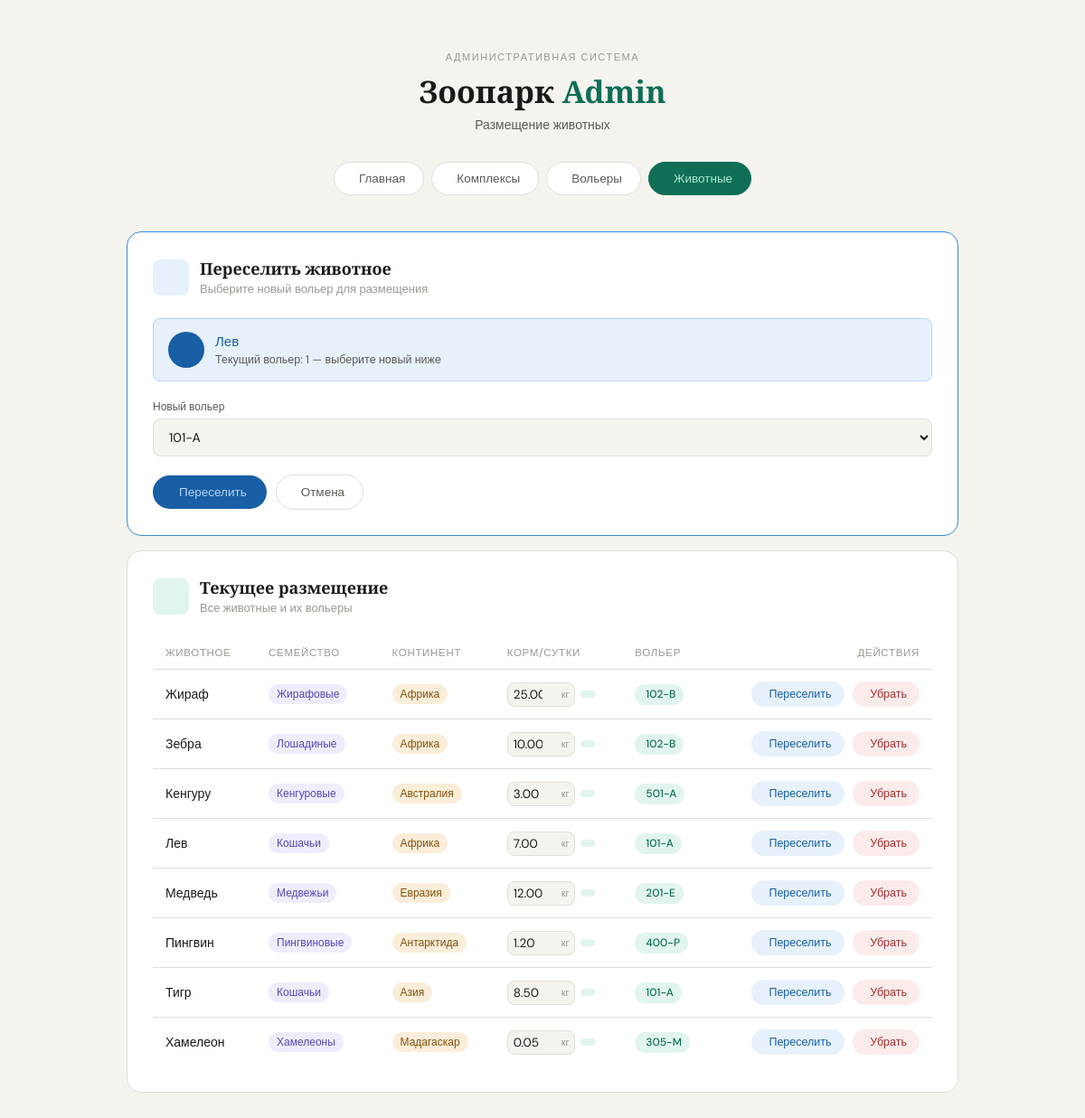
/animals.php?action=edit&specie_id=4&room_id=1, run on the app's committed database.
### tables this page shows
CREATE TABLE `animal_placement` (
  `id_species` int(11) NOT NULL,
  `id_room` int(11) NOT NULL
);

CREATE TABLE `animal_species` (
  `id_specie` int(11) NOT NULL,
  `family` varchar(45) NOT NULL,
  `continent` varchar(45) NOT NULL,
  `daily_food` decimal(6,2) NOT NULL,
  `species_name` varchar(45) NOT NULL
);

CREATE TABLE `rooms` (
  `id_room` int(11) NOT NULL,
  `room_number` varchar(45) NOT NULL,
  `has_water` tinyint(1) NOT NULL,
  `has_heating` tinyint(1) NOT NULL,
  `id_complexes` int(11) NOT NULL,
  `total_animals` int(11) NOT NULL
);

### animals.php (the view, shortened to what this page needs)
<?php
require_once 'login.php';
try {
    $pdo = new PDO($attr, $user, $pass, $opts);
    $edit_row = null;
    if (isset($_GET['action']) && $_GET['action'] === 'edit') {
        $s_id = (int)$_GET['specie_id'];
        $r_id = (int)$_GET['room_id'];
        $stmt = $pdo->prepare("SELECT p.*, s.species_name FROM animal_placement p JOIN animal_species s ON p.id_species = s.id_specie WHERE p.id_species = ? AND p.id_room = ?");
        $stmt->execute([$s_id, $r_id]);
        $edit_row = $stmt->fetch();
    }
    $rooms   = $pdo->query("SELECT * FROM rooms ORDER BY room_number")->fetchAll();
    $query = "SELECT p.id_species, p.id_room, s.species_name, s.family, s.continent, s.daily_food, r.room_number
              FROM animal_placement p
              JOIN animal_species s ON p.id_species = s.id_specie
              JOIN rooms r ON p.id_room = r.id_room
              ORDER BY s.species_name ASC";
    $result = $pdo->query($query);
} catch (PDOException $e) {
    die("Ошибка СУБД: " . $e->getMessage());
}
?>
<!DOCTYPE html>
<html lang="ru">
<head>
    <link rel="stylesheet" href="https://cdn.jsdelivr.net/npm/@tabler/icons-webfont@latest/dist/tabler-icons.min.css">
</head>
<body>
<header class="site-header">
    <div class="eyebrow">Административная система</div>
    <h1 class="site-title">Зоопарк <em>Admin</em></h1>
    <p class="site-sub">Размещение животных</p>
</header>
<nav>
    <a href="index.php"     class="nav-btn"><i class="ti ti-layout-dashboard"></i> Главная</a>
    <a href="complexes.php" class="nav-btn"><i class="ti ti-building-estate"></i> Комплексы</a>
    <a href="rooms.php"     class="nav-btn"><i class="ti ti-door"></i> Вольеры</a>
    <a href="animals.php"   class="nav-btn active"><i class="ti ti-paw"></i> Животные</a>
</nav>
<main class="content">
    <?php if ($edit_row): ?>
    <div class="card card-edit">
        <div class="card-header">
            <div class="card-icon icon-blue"><i class="ti ti-replace"></i></div>
            <div>
                <div class="card-title">Переселить животное</div>
                <div class="card-subtitle">Выберите новый вольер для размещения</div>
            </div>
        </div>
        <div class="animal-banner">
            <div class="animal-avatar"><i class="ti ti-paw"></i></div>
            <div>
                <div class="animal-name"><?= htmlspecialchars($edit_row['species_name']) ?></div>
                <div class="animal-hint">Текущий вольер: <?= htmlspecialchars($edit_row['id_room']) ?> — выберите новый ниже</div>
            </div>
        </div>
        <form method="POST" action="animals.php">
            <div class="form-grid">
                <div class="field-group">
                    <label class="field-label">Новый вольер</label>
                    <select class="field-input blue" name="new_room_id" required>
                        <?php foreach ($rooms as $r): ?>
                            <option value="<?= $r['id_room'] ?>" <?= $r['id_room'] == $edit_row['id_room'] ? 'selected' : '' ?>>
                                <?= htmlspecialchars($r['room_number']) ?>
                            </option>
                        <?php endforeach; ?>
                    </select>
                </div>
            </div>
            <div class="form-actions">
                <button type="submit" name="edit_placement" class="btn-submit btn-submit-blue">
                    <i class="ti ti-replace"></i> Переселить
                </button>
                <a href="animals.php" class="btn-cancel">
                    <i class="ti ti-x"></i> Отмена
                </a>
            </div>
        </form>
    </div>
    <?php endif; ?>
    <div class="card">
        <div class="card-header">
            <div class="card-icon icon-green"><i class="ti ti-paw"></i></div>
            <div>
                <div class="card-title">Текущее размещение</div>
                <div class="card-subtitle">Все животные и их вольеры</div>
            </div>
        </div>
        <div class="table-wrap">
            <table>
                <thead>
                    <tr>
                        <th>Животное</th>
                        <th>Семейство</th>
                        <th>Континент</th>
                        <th>Корм/сутки</th>
                        <th>Вольер</th>
                        <th>Действия</th>
                    </tr>
                </thead>
                <tbody>
                    <?php $has_rows = false; while ($row = $result->fetch()): $has_rows = true; ?>
                        <tr>
                            <td><span class="species-name"><?= htmlspecialchars($row['species_name']) ?></span></td>
                            <td><span class="tag tag-family"><?= htmlspecialchars($row['family']) ?></span></td>
                            <td><span class="tag tag-continent"><?= htmlspecialchars($row['continent']) ?></span></td>
                    <td>
                        <form method="POST" action="" style="display: flex; align-items: center; gap: 6px;">
                            <div style="position: relative; display: inline-block;">
                                <input type="number" name="new_daily_food" value="<?= htmlspecialchars($row['daily_food']) ?>" step="0.01" min="0.01" required style="width: 75px; padding: 4px 20px 4px 6px; border: 1px solid var(--border); border-radius: var(--radius-sm); font-family: inherit; font-size: 13.5px; background: var(--bg); color: var(--text-1);">
                                <span style="position: absolute; right: 6px; top: 50%; transform: translateY(-50%); font-size: 11px; color: var(--text-3); font-weight: 500;">кг</span>
                            </div>
                            <button type="submit" name="update_food_submit" class="action-btn" style="background: var(--green-bg); color: var(--green); padding: 4px 8px; border: none; border-radius: var(--radius-sm);">
                            </button>
                        </form>
                    </td>
                            <td><span class="tag tag-room"><i class="ti ti-door" style="font-size:12px;vertical-align:-1px;margin-right:3px"></i><?= htmlspecialchars($row['room_number']) ?></span></td>
                            <td>
                                <a href="animals.php?action=edit&specie_id=<?= $row['id_species'] ?>&room_id=<?= $row['id_room'] ?>" class="action-btn btn-edit-row">
                                    <i class="ti ti-replace"></i> Переселить
                                </a>
                                <a href="animals.php?delete_specie_id=<?= $row['id_species'] ?>&delete_room_id=<?= $row['id_room'] ?>"
                                   class="action-btn btn-delete-row"
                                   onclick="return confirm('Убрать «<?= htmlspecialchars($row['species_name']) ?>» из вольера?')">
                                    <i class="ti ti-trash"></i> Убрать
                                </a>
                            </td>
                        </tr>
                    <?php endwhile; ?>
                </tbody>
            </table>
        </div>
    </div>
</main>
</body>
</html>

### data on the page
animal_placement: id_species.species_name "Лев", id_room "1", new_room_id "101-A", id_species.family "Кошачьи", id_species.continent "Африка", new_daily_food "7.00", id_room.room_number "101-A"
animal_placement: id_species.species_name "Жираф", id_species.family "Жирафовые", id_species.continent "Африка", new_daily_food "25.00", id_room.room_number "102-B"
animal_placement: id_species.species_name "Зебра", id_species.family "Лошадиные", id_species.continent "Африка", new_daily_food "10.00", id_room.room_number "102-B"
animal_placement: id_species.species_name "Кенгуру", id_species.family "Кенгуровые", id_species.continent "Австралия", new_daily_food "3.00", id_room.room_number "501-A"
animal_placement: id_species.species_name "Медведь", id_species.family "Медвежьи", id_species.continent "Евразия", new_daily_food "12.00", id_room.room_number "201-E"
animal_placement: id_species.species_name "Пингвин", id_species.family "Пингвиновые", id_species.continent "Антарктида", new_daily_food "1.20", id_room.room_number "400-P"
animal_placement: id_species.species_name "Тигр", id_species.family "Кошачьи", id_species.continent "Азия", new_daily_food "8.50", id_room.room_number "101-A"
animal_placement: id_species.species_name "Хамелеон", id_species.family "Хамелеоны", id_species.continent "Мадагаскар", new_daily_food "0.05", id_room.room_number "305-M"
